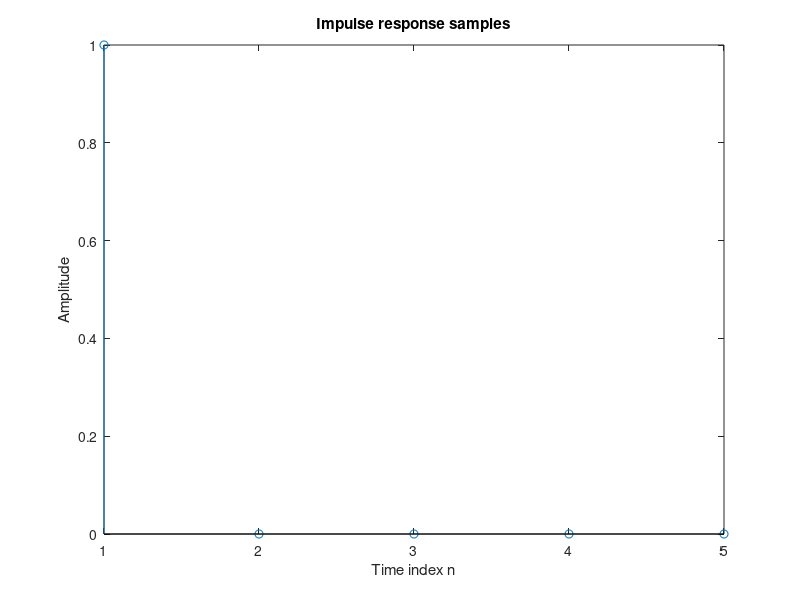

Source code (MATLAB):
% Program 11_1
% Impulse Response Computation
%
n = input('Impulse response length desired = ');
num = input('Numerator coefficients = ');
den = input('Denominator coefficients = ');
x = [1 zeros(1,n-1)];
order = max(length(num),length(den))-1;
si = [zeros(1,order)];
y = filter(num,den,x,si);
stem(y)
xlabel('Time index n'); ylabel('Amplitude');
title('Impulse response samples')